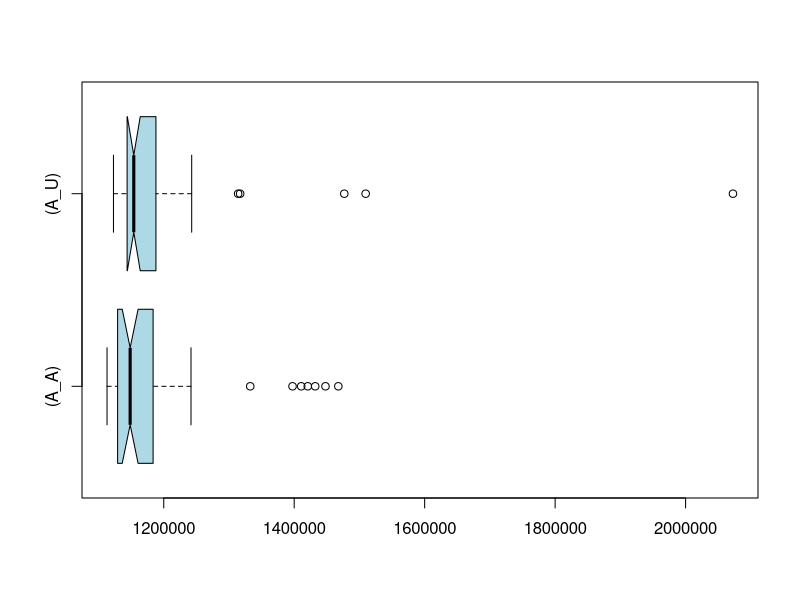

Write R code to recreate this figure.
if (exists("A_A")) remove("A_A")
if (exists("A_U")) remove("A_U")
if (exists("C_A")) remove("C_A")
if (exists("C_U")) remove("C_U")
A_U<-c(1201499,1130488,1153180,1166402,1147983,1131222,1211096,1168213,1145672,1189550,1196326,2072617,1148562,1188050,1145510,1158678,1242855,1509544,1158410,1314053,1174105,1136420,1129068,1136823,1161914,1151738,1147523,1137736,1155109,1124746,1156352,1155002,1476777,1317145,1122950,1162546,1149371,1147964,1132188,1151443,1152897,1129559,1147170,1143850,1140704,1198352,1158122,1214206,1156434,1130685)
A_A<-c(1420799,1156684,1166970,1147225,1148678,1163560,1135657,1432193,1172597,1124951,1183707,1221415,1332624,1229410,1133700,1152537,1171041,1208045,1410760,1447954,1119557,1122931,1121003,1113091,1123979,1124922,1118145,1115893,1118649,1128095,1129299,1241793,1155103,1397473,1152020,1156623,1135344,1145774,1131961,1130436,1145413,1134556,1155891,1129281,1148372,1153930,1467634,1219636,1139704,1144423)
if (exists("A_U")) boxplot.stats(A_U)
if (exists("A_A")) boxplot.stats(A_A)
if (exists("C_U")) boxplot.stats(C_U)
if (exists("C_A")) boxplot.stats(C_A)
if (exists("A_U")) summary(A_U)
if (exists("A_A")) summary(A_A)
if (exists("C_U")) summary(C_U)
if (exists("C_A")) summary(C_A)
if (exists("A_U")) boxplot(A_A,A_U,col="lightblue",horizontal=TRUE,match=TRUE,names=c("(A_A)","(A_U)"),notch=TRUE)
if (exists("C_U")) boxplot(C_A,C_U,col="lightblue",horizontal=TRUE,match=TRUE,names=c("(C_A)","(C_U)"),notch=TRUE)
